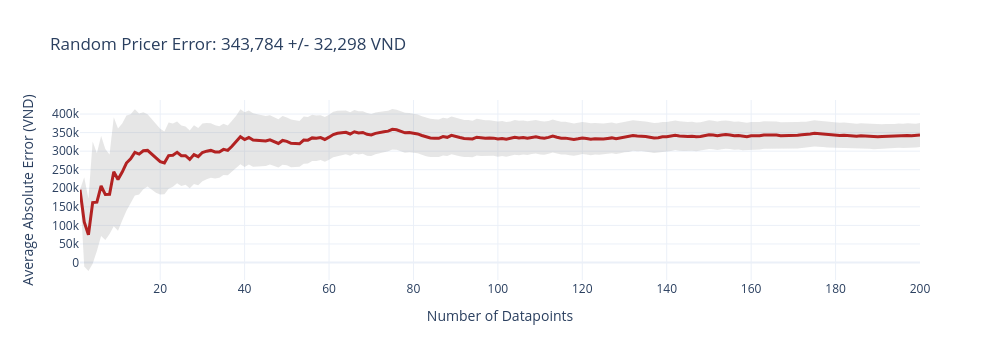
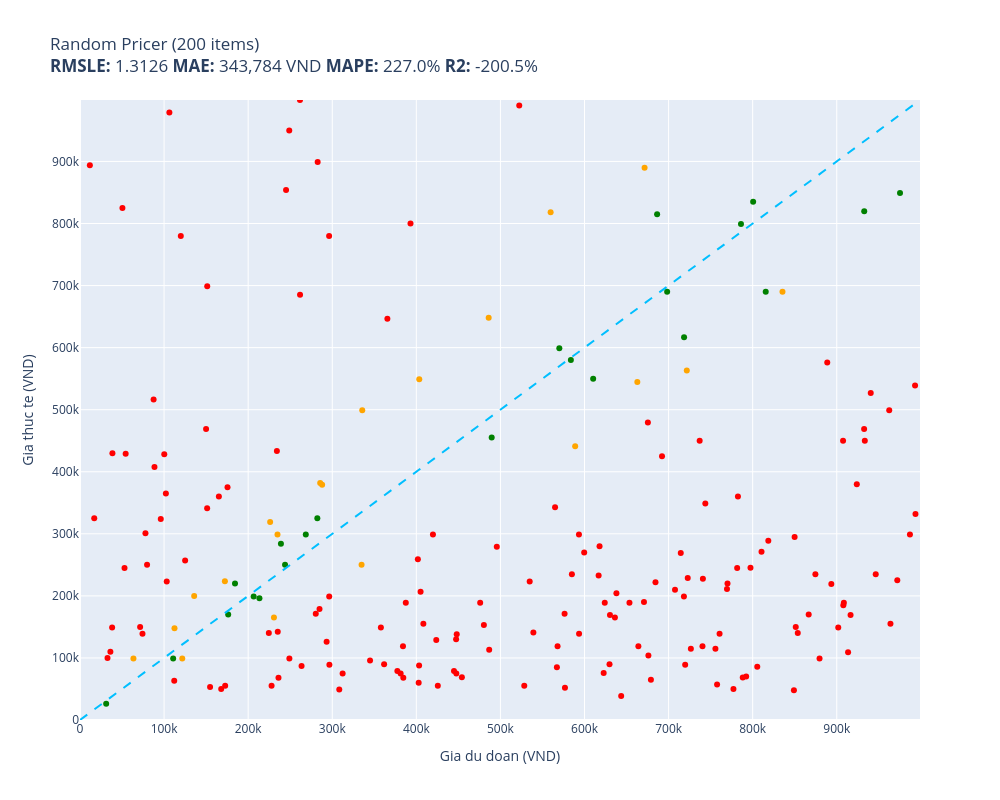

Notebook cell for these charts, in order:
### Markdown cell above
---
## Step 3: Baselines (Random, Mean, Median)

### Code cell
min_price, max_price = min(train_prices), max(train_prices)

def random_pricer(item):
    return random.randint(min_price, max_price)

random.seed(SEED)
results_random = evaluate(random_pricer, test)

### Figure 1 — Plotly figure (JSON) as saved in the notebook; plotly's stock layout.template omitted (floating-point values rounded to 4 significant figures; data arrays with more than 128 entries replaced by an {"elided": "..."} marker saying what was removed)
{"data": [{"fill": "toself", "fillcolor": "rgba(128,128,128,0.2)", "hoverinfo": "skip", "line": {"color": "rgba(255,255,255,0)"}, "name": "95% CI", "showlegend": false, "type": "scatter", "x": {"elided": "400 int values"}, "y": {"elided": "400 float values"}}, {"customdata": {"elided": "200x1 float values"}, "hovertemplate": "n=%{x}<br>Avg Error=%{y:,.0f} VND<br>+/-95% CI=%{customdata[0]:,.0f} VND<extra></extra>", "line": {"color": "firebrick", "width": 3}, "mode": "lines", "name": "Cumulative Avg Error", "type": "scatter", "x": {"elided": "200 int values"}, "y": {"elided": "200 float values"}}], "layout": {"height": 360, "showlegend": false, "title": {"text": "Random Pricer Error: 343,784 +/- 32,298 VND"}, "width": 1000, "xaxis": {"title": {"text": "Number of Datapoints"}}, "yaxis": {"ticktext": ["0", "50k", "100k", "150k", "200k", "250k", "300k", "350k", "400k", "450k"], "tickvals": [0, 50000, 100000, 150000, 200000, 250000, 300000, 350000, 400000, 450000], "title": {"text": "Average Absolute Error (VND)"}}}}

### Figure 2 — Plotly figure (JSON) as saved in the notebook; plotly's stock layout.template omitted (floating-point values rounded to 4 significant figures; data arrays with more than 128 entries replaced by an {"elided": "..."} marker saying what was removed)
{"data": [{"customdata": {"elided": "158x1 str values"}, "hovertemplate": "%{customdata[0]}<extra></extra>", "legendgroup": "red", "marker": {"color": "red", "size": 6, "symbol": "circle"}, "mode": "markers", "name": "red", "orientation": "v", "showlegend": true, "type": "scatter", "x": {"elided": "158 float values"}, "xaxis": "x", "y": {"elided": "158 int values"}, "yaxis": "y"}, {"customdata": [["Bộ Gí Đỡ Từ Đa Chức Năng Hoco PH19 - Hàn...\nDu doan: 121,639 VND\nThuc te: 99,000 VND"], ["Thức ăn IGUANA Trưởng Thành Bí Đỏ GREENA...\nDu doan: 112,373 VND\nThuc te: 148,000 VND"], ["Đồ Chơi Tay Cầm Âm Nhạc 2 TOONYKIDS - Đồ...\nDu doan: 172,314 VND\nThuc te: 223,500 VND"], ["Bộ Tháo Mắt Xích Xe Loại Tốt – Gọn Nhẹ, ...\nDu doan: 230,672 VND\nThuc te: 165,000 VND"], ["Nệm cho chó mèo 40x50cm Điều Hòa phù hợp...\nDu doan: 135,789 VND\nThuc te: 200,000 VND"], ["Quần Jean nam Leman đen mài xám JD14 - S...\nDu doan: 403,491 VND\nThuc te: 549,000 VND"], ["Áo ren organza trắng Maxivic M042302\nDu doan: 671,463 VND\nThuc te: 890,000 VND"], ["Bộ chuyển đổi Mini displayport sang H...\nDu doan: 721,651 VND\nThuc te: 563,000 VND"], ["Đèn pin đội đầu j78 chiếu xa ánh sáng mạ...\nDu doan: 287,960 VND\nThuc te: 379,000 VND"], ["Ugreen UG80110CM261TK bộ chuyển RS232 ra...\nDu doan: 588,904 VND\nThuc te: 441,000 VND"], ["Hộp Đựng Thuốc Lá 20 Điếu Dài Slim Nút B...\nDu doan: 63,555 VND\nThuc te: 99,000 VND"], ["Wekki Đồ Chơi Lắp Ráp Tiệm Đá Bào Wk5060...\nDu doan: 335,676 VND\nThuc te: 499,000 VND"], ["Ly  Thuỷ Tinh Pha Lê Ý RCR 360ml\nDu doan: 285,646 VND\nThuc te: 382,000 VND"], ["Gối Tựa Lưng Massage Túi Khí Kéo Dãn,Tíc...\nDu doan: 226,131 VND\nThuc te: 319,000 VND"], ["Bao Case Ốp Cứng Trong Suốt PC bảo vệ ch...\nDu doan: 334,863 VND\nThuc te: 250,000 VND"], ["MŨI KHOAN ĐẤT Φ150X800MM INGCO GEA55221-...\nDu doan: 486,041 VND\nThuc te: 648,000 VND"], ["Sạc cho Laptop MSI PS42 8RA  Hàng Nhập k...\nDu doan: 234,874 VND\nThuc te: 299,000 VND"], ["Túi du lịch dung lượng lớn Business Trav...\nDu doan: 662,824 VND\nThuc te: 544,700 VND"], ["Sữa Dưỡng Hỗ Trợ Mờ Nám Luxury Exosome E...\nDu doan: 835,455 VND\nThuc te: 690,000 VND"], ["KB31EKT - Thẻ chìa khóa khách sạn Vivace...\nDu doan: 559,716 VND\nThuc te: 818,000 VND"]], "hovertemplate": "%{customdata[0]}<extra></extra>", "legendgroup": "orange", "marker": {"color": "orange", "size": 6, "symbol": "circle"}, "mode": "markers", "name": "orange", "orientation": "v", "showlegend": true, "type": "scatter", "x": [121600.0, 112400.0, 172300.0, 230700.0, 135800.0, 403500.0, 671500.0, 721700.0, 288000.0, 588900.0, 63560.0, 335700.0, 285600.0, 226100.0, 334900.0, 486000.0, 234900.0, 662800.0, 835500.0, 559700.0], "xaxis": "x", "y": [99000, 148000, 223500, 165000, 200000, 549000, 890000, 563000, 379000, 441000, 99000, 499000, 382000, 319000, 250000, 648000, 299000, 544700, 690000, 818000], "yaxis": "y"}, {"customdata": [["Chì Kẻ Mày Xé Suri 101 Black Màu Đen E27...\nDu doan: 31,125 VND\nThuc te: 26,000 VND"], ["Ugreen UG30771US230TK card mạng PCI-e 1x...\nDu doan: 238,953 VND\nThuc te: 284,000 VND"], ["Lốc 4 Gói băng vệ sinh Kotex Bảo Vệ Toàn...\nDu doan: 213,396 VND\nThuc te: 196,000 VND"], ["Thú nhồi bông rồng sữa vô tri êm mịn - S...\nDu doan: 686,353 VND\nThuc te: 815,000 VND"], ["Quạt treo tường Lifan TE-1689 có remote ...\nDu doan: 800,567 VND\nThuc te: 835,000 VND"], ["Cặp Đựng Laptop Chống Sốc Cao Cấp, Cặp Đ...\nDu doan: 282,270 VND\nThuc te: 325,000 VND"], ["Giày Sandal (Xăng Đan) dép quai hậu big ...\nDu doan: 583,756 VND\nThuc te: 580,000 VND"], ["Balo Laptop 15.6 inch KMORE The CARTER -...\nDu doan: 610,297 VND\nThuc te: 550,000 VND"], ["Ốp lưng da HDD có ngăn đựng thẻ kèm kệ c...\nDu doan: 206,529 VND\nThuc te: 199,000 VND"], ["Kiếng Hậu Kitaco Z2 Japan 10mm\nDu doan: 698,284 VND\nThuc te: 690,000 VND"], ["Gấu Bông Đựng Khăn Giấy và Sọt Rác Tiện ...\nDu doan: 243,868 VND\nThuc te: 250,000 VND"], ["Sữa bột Nestlé NAN INFINIPRO A2 1 với cô...\nDu doan: 815,520 VND\nThuc te: 690,000 VND"], ["THINK BIG DO BIGGER, mã G92. Áo thun nam...\nDu doan: 110,807 VND\nThuc te: 99,000 VND"], ["Cavat 8cm bản lớn Hàn Quốc cao cấp, kẻ x...\nDu doan: 184,351 VND\nThuc te: 220,000 VND"], ["Xịt Dưỡng Ẩm Eucerin Cho Da Nhạy Cảm 50m...\nDu doan: 176,239 VND\nThuc te: 170,000 VND"], ["[Hàng Chính Hãng] Loa SoundMax A180/2...\nDu doan: 489,614 VND\nThuc te: 455,000 VND"], ["Loa SUB Siêu Trầm Cao Cấp S1 - Hàng Nhập...\nDu doan: 975,242 VND\nThuc te: 849,000 VND"], ["Khóa Đồng 75 CS Series ABUS (60mm)\nDu doan: 786,077 VND\nThuc te: 799,000 VND"], ["Nệm Massage toàn thân Bella Plus MK292\nDu doan: 570,058 VND\nThuc te: 599,000 VND"], ["Sạc cho laptop Dell Gaming Inspiron 7567...\nDu doan: 718,436 VND\nThuc te: 616,756 VND"], ["Tam sơn tam cấp kệ để bát hương ,nhang b...\nDu doan: 268,526 VND\nThuc te: 299,000 VND"], ["Bàn Phím dùng cho laptop HP Folio 13.3\" ...\nDu doan: 932,667 VND\nThuc te: 819,720 VND"]], "hovertemplate": "%{customdata[0]}<extra></extra>", "legendgroup": "green", "marker": {"color": "green", "size": 6, "symbol": "circle"}, "mode": "markers", "name": "green", "orientation": "v", "showlegend": true, "type": "scatter", "x": [31120.0, 239000.0, 213400.0, 686400.0, 800600.0, 282300.0, 583800.0, 610300.0, 206500.0, 698300.0, 243900.0, 815500.0, 110800.0, 184400.0, 176200.0, 489600.0, 975200.0, 786100.0, 570100.0, 718400.0, 268500.0, 932700.0], "xaxis": "x", "y": [26000, 284000, 196000, 815000, 835000, 325000, 580000, 550000, 199000, 690000, 250000, 690000, 99000, 220000, 170000, 455000, 849000, 799000, 599000, 616756, 299000, 819720], "yaxis": "y"}, {"hoverinfo": "skip", "line": {"color": "deepskyblue", "dash": "dash", "width": 2}, "mode": "lines", "name": "y = x", "showlegend": false, "type": "scatter", "x": [0, 999000], "y": [0, 999000]}], "layout": {"height": 800, "legend": {"title": {"text": "color"}, "tracegroupgap": 0}, "showlegend": false, "title": {"text": "Random Pricer (200 items)<br><b>RMSLE:</b> 1.3126 <b>MAE:</b> 343,784 VND <b>MAPE:</b> 227.0% <b>R2:</b> -200.5%"}, "width": 1000, "xaxis": {"anchor": "y", "domain": [0, 1], "range": [0, 999000], "ticktext": ["0", "100k", "200k", "300k", "400k", "500k", "600k", "700k", "800k", "900k", "1,000k"], "tickvals": [0, 100000, 200000, 300000, 400000, 500000, 600000, 700000, 800000, 900000, 1000000], "title": {"text": "Gia du doan (VND)"}}, "yaxis": {"anchor": "x", "domain": [0, 1], "range": [0, 999000], "ticktext": ["0", "100k", "200k", "300k", "400k", "500k", "600k", "700k", "800k", "900k", "1,000k"], "tickvals": [0, 100000, 200000, 300000, 400000, 500000, 600000, 700000, 800000, 900000, 1000000], "title": {"text": "Gia thuc te (VND)"}}}}
